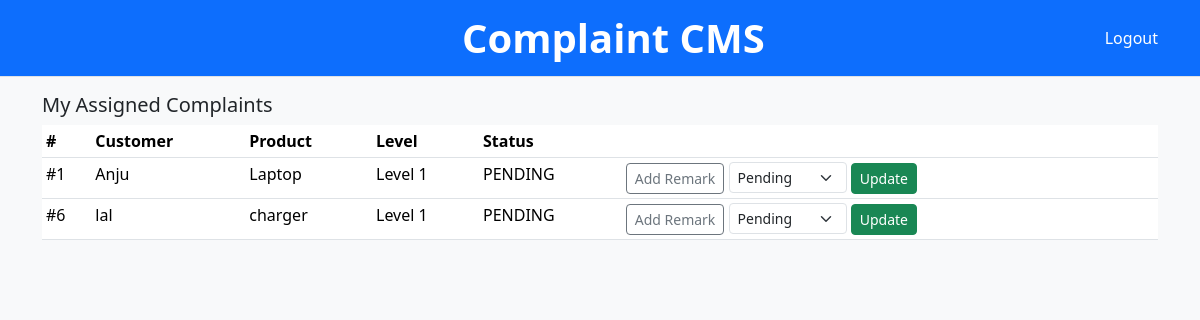
/app/assigned/ (signed in), run on the app's committed database.
### web/models.py (models this page shows, shortened)
class Complaint(models.Model):
    LEVEL_CHOICES = [("L1", "Level 1"), ("L2", "Level 2"), ("L3", "Level 3")]
    STATUS_PENDING = "pending"
    STATUS_CLOSED = "closed"
    STATUS_NOT_CLOSED = "not_closed"
    STATUS_CHOICES = [
        (STATUS_PENDING, "Pending"),
        (STATUS_CLOSED, "Closed"),
        (STATUS_NOT_CLOSED, "Not Closed"),
    ]
    customer = models.ForeignKey(Customer, on_delete=models.CASCADE,null=True, blank=True)
    product = models.ForeignKey(Product, on_delete=models.CASCADE,null=True, blank=True)
    level = models.CharField(max_length=10, choices=LEVEL_CHOICES, default="L1")
    description = models.TextField()
    latitude = models.DecimalField(max_digits=9, decimal_places=6, null=True, blank=True)
    longitude = models.DecimalField(max_digits=9, decimal_places=6, null=True, blank=True)
    assigned_to = models.ForeignKey(Employee, on_delete=models.SET_NULL, null=True, blank=True)
    status = models.CharField(max_length=12, choices=STATUS_CHOICES, default="PENDING")
    created_by = models.ForeignKey(User, on_delete=models.SET_NULL, null=True, related_name="created_complaints")
    created_at = models.DateTimeField(auto_now_add=True)

class Customer(models.Model):
    name = models.CharField(max_length=150)
    contact = models.CharField(max_length=150, blank=True)
    address = models.TextField(blank=True)
    def __str__(self):
        return self.name

class Product(models.Model):
    name = models.CharField(max_length=150)
    price = models.DecimalField(max_digits=10, decimal_places=2)
    tax = models.DecimalField(max_digits=5, decimal_places=2, help_text="%")
    def __str__(self):
        return self.name

### web/views.py (the view)
# urls.py: path("assigned/", views.assigned_complaints, name="assigned_complaints"),
@login_required
def assigned_complaints(request):
    items = Complaint.objects.filter(assigned_to=request.user.employee)
    return render(request, "unassigned_list.html", {"items": items})

### web/templates/unassigned_list.html (shortened to what this page needs)
{% extends "base.html" %}
{% block content %}
<h5>{% if request.resolver_match.url_name == 'assigned_complaints' %}My Assigned Complaints{% else %}Unassigned Complaints{% endif %}</h5>
<table class="table table-sm">
  <thead><tr><th>#</th><th>Customer</th><th>Product</th><th>Level</th><th>Status</th><th></th></tr></thead>
  <tbody>
    {% for c in items %}
    <tr>
      <td>#{{ c.pk }}</td><td>{{ c.customer }}</td><td>{{ c.product }}</td><td>{{ c.get_level_display }}</td>
      <td>{{ c.get_status_display }}</td>
      <td>
        {% if request.resolver_match.url_name == 'unassigned_complaints' %}
          <a class="btn btn-sm btn-primary" href="{% url 'assign_to_me' c.pk %}">Assign to me</a>
        {% else %}
          <a class="btn btn-sm btn-outline-secondary" href="{% url 'add_remark' c.pk %}">Add Remark</a>
          <form method="post" action="{% url 'update_status' c.pk %}" class="d-inline">{% csrf_token %}
            <select name="status" class="form-select form-select-sm d-inline w-auto">
              <option value="PENDING">Pending</option>
            </select>
            <button class="btn btn-sm btn-success">Update</button>
          </form>
        {% endif %}
      </td>
    </tr>
    {% empty %}<tr><td colspan="6">No items.</td></tr>{% endfor %}
  </tbody>
</table>
{% endblock %}

### data on the page
Complaint: pk "1", customer "Anju", product "Laptop", level "Level 1", status "PENDING"
Complaint: pk "6", customer "lal", product "charger", level "Level 1", status "PENDING"
